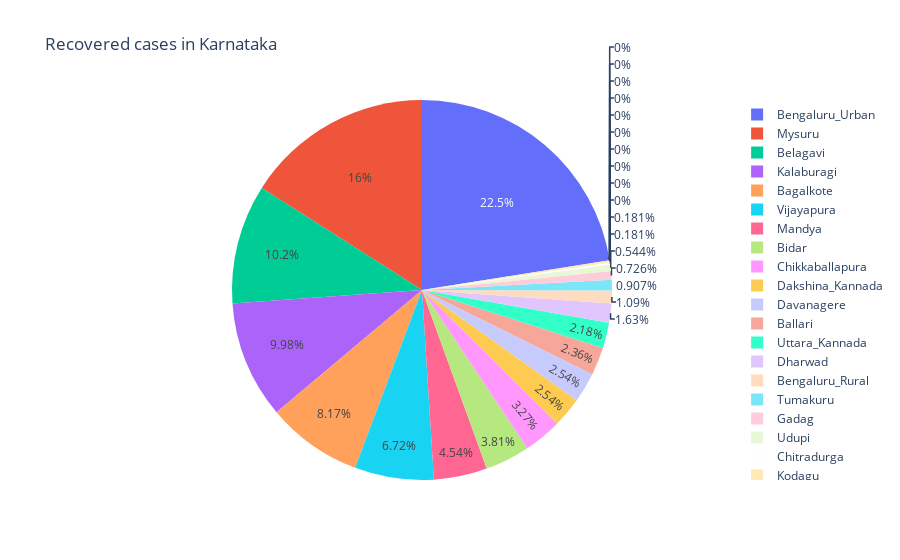

This figure's notebook cell:
### Code cell
fig = px.pie(district, values='recovered', names='district', title='Recovered cases in Karnataka')
fig.show()

### Figure 1 — Plotly figure (JSON) as saved in the notebook; plotly's stock layout.template omitted (floating-point values rounded to 4 significant figures)
{"data": [{"domain": {"x": [0, 1], "y": [0, 1]}, "hoverlabel": {"namelength": 0}, "hovertemplate": "district=%{label}<br>recovered=%{value}", "labels": ["Bagalkote", "Ballari", "Belagavi", "Bengaluru_Rural", "Bengaluru_Urban", "Bidar", "Chamarajanagara", "Chikkaballapura", "Chikkamagaluru", "Chitradurga", "Dakshina_Kannada", "Davanagere", "Dharwad", "Gadag", "Hassan", "Haveri", "Kalaburagi", "Kodagu", "Kolar", "Koppal", "Mandya", "Mysuru", "Raichur", "Ramanagara", "Shivamogga", "Tumakuru", "Udupi", "Uttara_Kannada", "Vijayapura", "Yadgir"], "legendgroup": "", "name": "", "showlegend": true, "type": "pie", "values": [45, 13, 56, 6, 124, 21, 0, 18, 0, 1, 14, 14, 9, 4, 0, 0, 55, 1, 0, 0, 25, 88, 0, 0, 0, 5, 3, 12, 37, 0]}], "layout": {"legend": {"tracegroupgap": 0}, "title": {"text": "Recovered cases in Karnataka"}}}
